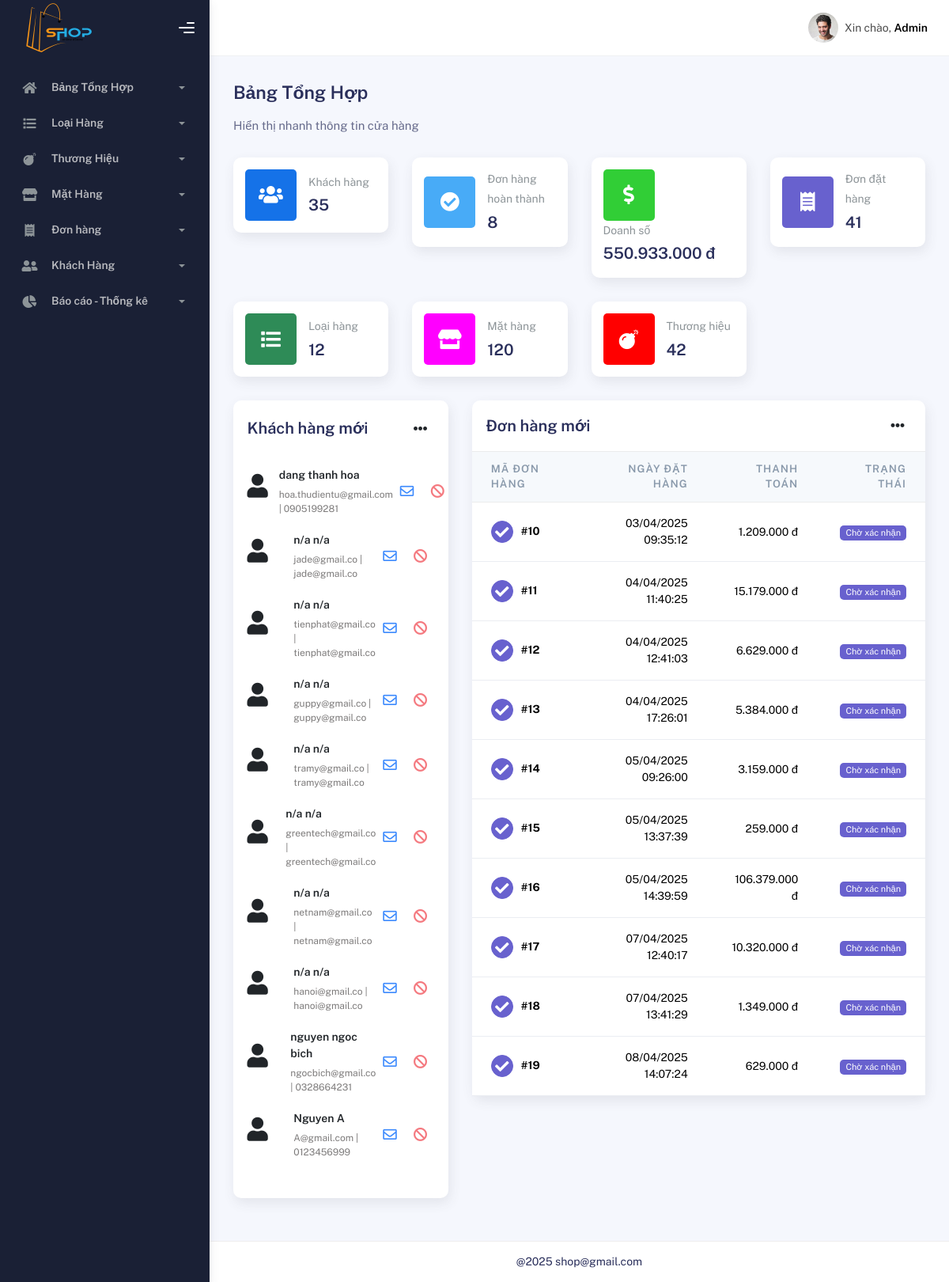
Screenshot of /quanly/index.php with the database file from the repository.
### tables this page shows
CREATE TABLE `khachhang` (
  `MAKHACHHANG` int(11) NOT NULL,
  `HOKHACHHANG` varchar(100) NOT NULL,
  `TENKHACHHANG` varchar(100) NOT NULL,
  `GIOITINH` varchar(10) NOT NULL,
  `DIACHI` varchar(100) NOT NULL,
  `EMAIL` varchar(50) DEFAULT NULL,
  `DIENTHOAI` varchar(50) NOT NULL,
  `MATKHAU` varchar(200) DEFAULT NULL,
  `MAXACNHAN` varchar(4) DEFAULT NULL
);

CREATE TABLE `donhang` (
  `MADONHANG` int(11) NOT NULL,
  `MAKHACHHANG` int(11) NOT NULL,
  `NGAYBANHANG` datetime DEFAULT NULL,
  `TRANGTHAI` int(1) DEFAULT NULL
);

### quanly/hienthi/bangtonghop.php (the view, shortened to what this page needs)
<?php
require('../cauhinh/env.php');
$sql_khachhang = "SELECT COUNT(*) AS tongkh FROM khachhang";
$result_khachhang = mysqli_query($conn, $sql_khachhang);
$row_khachhang = mysqli_fetch_assoc($result_khachhang);
$tong_khach_hang = $row_khachhang['tongkh'];
$sql_donhang = "SELECT COUNT(*) AS tongdh FROM donhang WHERE TRANGTHAI = 3";
$result_donhang = mysqli_query($conn, $sql_donhang);
$row_donhang = mysqli_fetch_assoc($result_donhang);
$tong_don_hang = $row_donhang['tongdh'];
$sql_doanhso = "
SELECT SUM(ct.GIABAN * ct.SOLUONG * (1 - ct.MUCGIAMGIA/100)) AS tong_doanh_so
FROM DONHANG d
JOIN ctDONHANG ct ON d.MADONHANG = ct.MADONHANG
WHERE d.TRANGTHAI <> 4
";
$result_doanhso = mysqli_query($conn, $sql_doanhso);
$row_doanhso = mysqli_fetch_assoc($result_doanhso);
$tong_doanh_so = $row_doanhso['tong_doanh_so'] ?? 0;
$sql_dathang = "SELECT COUNT(*) AS tongdh FROM donhang WHERE TRANGTHAI = 0";
$result_dathang = mysqli_query($conn, $sql_dathang);
$row_dathang = mysqli_fetch_assoc($result_dathang);
$tong_dat_hang = $row_dathang['tongdh'];
$sql_kh = "SELECT * FROM `khachhang` LIMIT 10";
$result_kh = mysqli_query($conn, $sql_kh);
$sql_dh = "SELECT * FROM `donhang` WHERE TRANGTHAI = 0 LIMIT 10";
$result_dh = mysqli_query($conn, $sql_dh);
$sql_loaihang = "SELECT COUNT(*) AS tonglh FROM loaihang";
$result_loaihang = mysqli_query($conn, $sql_loaihang);
$row_loaihang = mysqli_fetch_assoc($result_loaihang);
$tong_loai_hang = $row_loaihang['tonglh'];
$sql_mathang = "SELECT COUNT(*) AS tongmh FROM mathang";
$result_mathang = mysqli_query($conn, $sql_mathang);
$row_mathang = mysqli_fetch_assoc($result_mathang);
$tong_mat_hang = $row_mathang['tongmh'];
$sql_thuonghieu = "SELECT COUNT(*) AS tongth FROM thuonghieu";
$result_thuonghieu = mysqli_query($conn, $sql_thuonghieu);
$row_thuonghieu = mysqli_fetch_assoc($result_thuonghieu);
$tong_thuong_hieu = $row_thuonghieu['tongth'];
?>
<div class="container">
  <div class="page-inner">
    <div class="d-flex align-items-left align-items-md-center flex-column flex-md-row pt-2 pb-4">
      <div>
        <h3 class="fw-bold mb-3">Bảng Tổng Hợp</h3>
        <h6 class="op-7 mb-2">Hiển thị nhanh thông tin cửa hàng</h6>
      </div>
  </div>
  <div class="row">
    <div class="col-sm-6 col-md-3">
      <div class="card card-stats card-round">
        <div class="card-body">
          <div class="row align-items-center">
            <div class="col-icon">
              <div class="icon-big text-center icon-primary bubble-shadow-small">
                <i class="fas fa-users"></i>
              </div>
            </div>
            <div class="col col-stats ms-3 ms-sm-0">
              <div class="numbers">
                <p class="card-category">Khách hàng</p>
                <h4 class="card-title"><?php echo $tong_khach_hang ?></h4>
              </div>
            </div>
          </div>
        </div>
      </div>
    </div>
    <div class="col-sm-6 col-md-3">
      <div class="card card-stats card-round">
        <div class="card-body">
          <div class="row align-items-center">
            <div class="col-icon">
              <div class="icon-big text-center icon-info bubble-shadow-small">
                <i class="fas fa-check-circle"></i>
              </div>
            </div>
            <div class="col col-stats ms-3 ms-sm-0">
              <div class="numbers">
                <p class="card-category">Đơn hàng hoàn thành</p>
                <h4 class="card-title"><?php echo $tong_don_hang ?></h4>
              </div>
            </div>
          </div>
        </div>
      </div>
    </div>
    <div class="col-sm-6 col-md-3">
      <div class="card card-stats card-round">
        <div class="card-body">
          <div class="row align-items-center">
            <div class="col-icon">
              <div class="icon-big text-center icon-success bubble-shadow-small">
                <i class="fas fa-dollar-sign"></i>
              </div>
            </div>
            <div class="col col-stats ms-3 ms-sm-0">
              <div class="numbers">
                <p class="card-category">Doanh số</p>
                <h4 class="card-title"><?php echo number_format($tong_doanh_so, 0, ',', '.') ?> đ</h4>
              </div>
            </div>
          </div>
        </div>
      </div>
    </div>
    <div class="col-sm-6 col-md-3">
      <div class="card card-stats card-round">
        <div class="card-body">
          <div class="row align-items-center">
            <div class="col-icon">
              <div class="icon-big text-center icon-secondary bubble-shadow-small">
                <i class="fas fa-receipt"></i>
              </div>
            </div>
            <div class="col col-stats ms-3 ms-sm-0">
              <div class="numbers">
                <p class="card-category">Đơn đặt hàng</p>
                <h4 class="card-title"><?php echo $tong_dat_hang ?></h4>
              </div>
            </div>
          </div>
        </div>
      </div>
    </div>
    <div class="col-sm-6 col-md-3">
      <div class="card card-stats card-round">
        <div class="card-body">
          <div class="row align-items-center">
            <div class="col-icon">
              <div class="icon-big text-center icon-primary bubble-shadow-small" style="background-color: SeaGreen;">
                <i class="fas fa-list"></i>
              </div>
            </div>
            <div class="col col-stats ms-3 ms-sm-0">
              <div class="numbers">
                <p class="card-category">Loại hàng</p>
                <h4 class="card-title"><?php echo $tong_loai_hang ?></h4>
              </div>
            </div>
          </div>
        </div>
      </div>
    </div>
    <div class="col-sm-6 col-md-3">
      <div class="card card-stats card-round">
        <div class="card-body">
          <div class="row align-items-center">
            <div class="col-icon">
              <div class="icon-big text-center icon-info bubble-shadow-small" style="background-color: Magenta;">
                <i class="fas fa-store"></i>
              </div>
            </div>
            <div class="col col-stats ms-3 ms-sm-0">
              <div class="numbers">
                <p class="card-category">Mặt hàng</p>
                <h4 class="card-title"><?php echo $tong_mat_hang ?></h4>
              </div>
            </div>
          </div>
        </div>
      </div>
    </div>
    <div class="col-sm-6 col-md-3">
      <div class="card card-stats card-round">
        <div class="card-body">
          <div class="row align-items-center">
            <div class="col-icon">
              <div class="icon-big text-center icon-success bubble-shadow-small" style="background-color: red;">
                <i class="fas fa-bomb"></i>
              </div>
            </div>
            <div class="col col-stats ms-3 ms-sm-0">
              <div class="numbers">
                <p class="card-category">Thương hiệu</p>
                <h4 class="card-title"><?php echo $tong_thuong_hieu ?></h4>
              </div>
            </div>
          </div>
        </div>
      </div>
    </div>
  </div>
  <div class="row">
    <div class="col-md-4">
      <div class="card card-round">
        <div class="card-body">
          <div class="card-head-row card-tools-still-right">
            <div class="card-title">Khách hàng mới</div>
            <div class="card-tools">
              <div class="dropdown">
                <button class="btn btn-icon btn-clean me-0" type="button" id="dropdownMenuButton" data-bs-toggle="dropdown" aria-haspopup="true" aria-expanded="false">
                  <i class="fas fa-ellipsis-h"></i>
                </button>
              </div>
            </div>
          </div>
          <div class="card-list py-4">
            <?php
            if (mysqli_num_rows($result_kh) > 0) {
              while ($row_kh = mysqli_fetch_assoc($result_kh)) {
                ?>
                <div class="item-list">
                  <div class="avatar">
                    <i class="fas fa-user" style="font-size: 30px;"></i>
                  </div>
                  <div class="info-user ms-3">
                    <div class="username"><?php echo $row_kh['HOKHACHHANG'] . ' ' . $row_kh['TENKHACHHANG']; ?></div>
                    <div class="status"><?php echo $row_kh['EMAIL'] . ' | ' . $row_kh['DIENTHOAI']; ?></div>
                  </div>
                  <button class="btn btn-icon btn-link op-8 me-1">
                    <i class="far fa-envelope"></i>
                  </button>
                  <button class="btn btn-icon btn-link btn-danger op-8">
                    <i class="fas fa-ban"></i>
                  </button>
                </div>
                <?php
              }
            }
            ?>
          </div>
        </div>
      </div>
    </div>
    <div class="col-md-8">
      <div class="card card-round">
        <div class="card-header">
          <div class="card-head-row card-tools-still-right">
            <div class="card-title">Đơn hàng mới</div>
            <div class="card-tools">
              <div class="dropdown">
                <button class="btn btn-icon btn-clean me-0" type="button" id="dropdownMenuButton" data-bs-toggle="dropdown" aria-haspopup="true" aria-expanded="false">
                  <i class="fas fa-ellipsis-h"></i>
                </button>
            </div>
          </div>
        </div>
      </div>
      <div class="card-body p-0">
        <div class="table-responsive">
          <table class="table align-items-center mb-0">
            <thead class="thead-light">
              <tr>
                <th scope="col">Mã đơn hàng</th>
                <th scope="col" class="text-end">Ngày đặt hàng</th>
                <th scope="col" class="text-end">Thanh toán</th>
                <th scope="col" class="text-end">Trạng thái</th>
              </tr>
            </thead>
            <tbody>
              <?php
              if (mysqli_num_rows($result_dh) > 0) {
                while ($row_dh = mysqli_fetch_assoc($result_dh)) {
                  $madonhang = $row_dh['MADONHANG'];
                  $sql = "SELECT SUM(GIABAN * SOLUONG * (1 - MUCGIAMGIA / 100)) AS TONGTIEN
                  FROM ctDONHANG
                  WHERE MADONHANG = $madonhang";
                  $result = mysqli_query($conn, $sql);
                  $row = mysqli_fetch_assoc($result);
                  $tongTien = $row['TONGTIEN'] ?? 0;
                  ?>
                  <tr>
                    <th scope="row">
                      <button class="btn btn-icon btn-round btn-secondary btn-sm me-2">
                        <i class="fa fa-check"></i>
                      </button>
                      #<?php echo $row_dh['MADONHANG']; ?>
                    </th>
                    <td class="text-end"><?= date("d/m/Y H:i:s", strtotime($row_dh["NGAYBANHANG"])) ?></td>
                    <td class="text-end"><?php echo number_format($tongTien, 0, ',', '.') ?> đ</td>
                    <td class="text-end">
                      <span class="badge badge-secondary">Chờ xác nhận</span>
                    </td>
                  </tr>
                  <?php
                }
              }
              ?>
            </tbody>
          </table>
        </div>
      </div>
    </div>
  </div>
</div>
</div>
</div>

### rows the page displays
khachhang: HOKHACHHANG "dang", TENKHACHHANG "thanh hoa", EMAIL "hoa.thudientu@gmail.com", DIENTHOAI "0905199281"
khachhang: HOKHACHHANG "n/a", TENKHACHHANG "n/a", EMAIL "jade@gmail.co", DIENTHOAI "jade@gmail.co"
khachhang: HOKHACHHANG "n/a", TENKHACHHANG "n/a", EMAIL "tienphat@gmail.co", DIENTHOAI "tienphat@gmail.co"
khachhang: HOKHACHHANG "n/a", TENKHACHHANG "n/a", EMAIL "guppy@gmail.co", DIENTHOAI "guppy@gmail.co"
khachhang: HOKHACHHANG "n/a", TENKHACHHANG "n/a", EMAIL "tramy@gmail.co", DIENTHOAI "tramy@gmail.co"
khachhang: HOKHACHHANG "n/a", TENKHACHHANG "n/a", EMAIL "greentech@gmail.co", DIENTHOAI "greentech@gmail.co"
khachhang: HOKHACHHANG "n/a", TENKHACHHANG "n/a", EMAIL "netnam@gmail.co", DIENTHOAI "netnam@gmail.co"
khachhang: HOKHACHHANG "n/a", TENKHACHHANG "n/a", EMAIL "hanoi@gmail.co", DIENTHOAI "hanoi@gmail.co"
khachhang: HOKHACHHANG "nguyen", TENKHACHHANG "ngoc bich", EMAIL "ngocbich@gmail.co", DIENTHOAI "0328664231"
khachhang: HOKHACHHANG "Nguyen", TENKHACHHANG "A", EMAIL "A@gmail.com", DIENTHOAI "0123456999"
donhang: MADONHANG "10", NGAYBANHANG "03/04/2025 09:35:12", tongTien "1.209.000"
donhang: MADONHANG "11", NGAYBANHANG "04/04/2025 11:40:25", tongTien "15.179.000"
donhang: MADONHANG "12", NGAYBANHANG "04/04/2025 12:41:03", tongTien "6.629.000"
donhang: MADONHANG "13", NGAYBANHANG "04/04/2025 17:26:01", tongTien "5.384.000"
donhang: MADONHANG "14", NGAYBANHANG "05/04/2025 09:26:00", tongTien "3.159.000"
donhang: MADONHANG "15", NGAYBANHANG "05/04/2025 13:37:39", tongTien "259.000"
donhang: MADONHANG "16", NGAYBANHANG "05/04/2025 14:39:59", tongTien "106.379.000"
donhang: MADONHANG "17", NGAYBANHANG "07/04/2025 12:40:17", tongTien "10.320.000"
donhang: MADONHANG "18", NGAYBANHANG "07/04/2025 13:41:29", tongTien "1.349.000"
donhang: MADONHANG "19", NGAYBANHANG "08/04/2025 14:07:24", tongTien "629.000"

### other values shown
$tong_khach_hang "35"
$tong_don_hang "8"
$tong_doanh_so "550.933.000"
$tong_dat_hang "41"
$tong_loai_hang "12"
$tong_mat_hang "120"
$tong_thuong_hieu "42"
